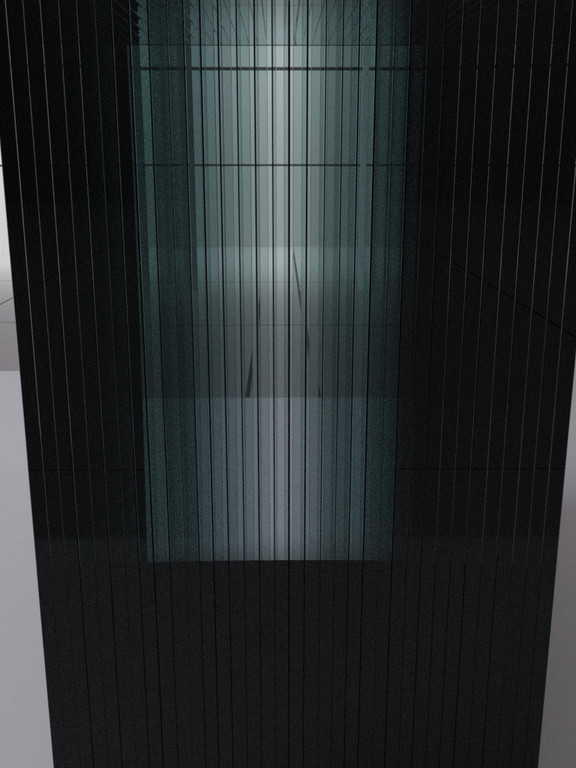
#> input picture train/001.jpg, 576 x 768 px; its folder holds only this picture in this run
$ python train_model.py   (older library calls are emulated)
#> lines starting #> are read from the running program, lines starting #| are printed output that depends on the picture
#> (reads labels.csv from the repository)
### scripts/utils.py
import os
import glob
import cv2
import numpy as np
import pandas as pd

VECTOR_SIZE = 1024

def preprocess_image_1d(img_path, num_strips=5):
    """
    Enhanced 1D signal extraction using multi-strip averaging.
    Instead of one strip, we average 5 strips across the image width.
    """
#> called with img_path = 'train/001.jpg', num_strips = 5
    img = cv2.imread(img_path, cv2.IMREAD_GRAYSCALE)
#> img: shape (768, 576); min 0, max 229, mean 42
    if img is None:
        return None

    # Apply vertical Sobel filter
    sobel = cv2.Sobel(img, cv2.CV_64F, 0, 1, ksize=3)
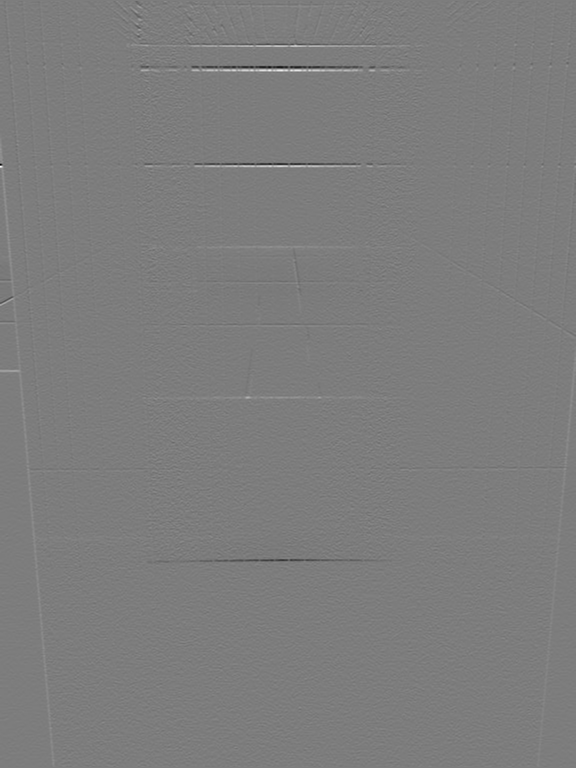
#> sobel: shape (768, 576) float64; min -486, max 504, mean 0; drawn with min black and max white
    sobel = np.abs(sobel)
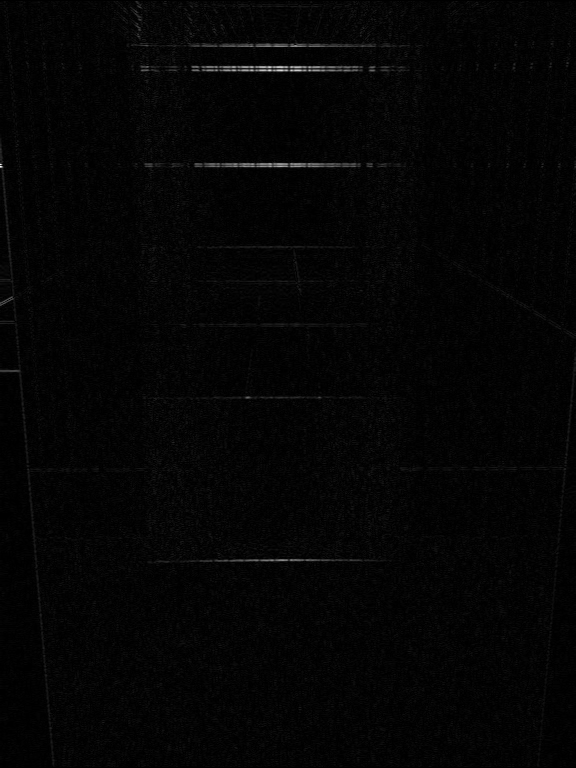
#> sobel: shape (768, 576) float64; min 0, max 504, mean 9.4; drawn with min black and max white
    sobel = np.uint8(255 * sobel / np.max(sobel))

    h, w = sobel.shape
#> h = 768; w = 576
    signals = []

    # Take multiple strips across the width to cancel out noise
    for i in range(1, num_strips + 1):
        center_w = (w * i) // (num_strips + 1)
        strip_w = w // 20 # Narrower strips
        strip = sobel[:, max(0, center_w - strip_w // 2) : min(w, center_w + strip_w // 2)]
        signals.append(np.mean(strip, axis=1))
#> this loop made 5 passes
#> pass 1, in preprocess_image_1d, `strip = sobel[:, max(0, center_w - strip_w // 2) : min(w, center_w + s..`:
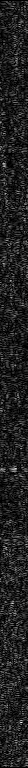
#> strip: shape (768, 28); min 0, max 28, mean 3.6; drawn with min black and max white
#> pass 2, in preprocess_image_1d, `strip = sobel[:, max(0, center_w - strip_w // 2) : min(w, center_w + s..`:
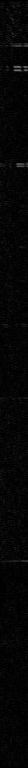
#> strip: shape (768, 28); min 0, max 114, mean 5.3
#> pass 3, in preprocess_image_1d, `strip = sobel[:, max(0, center_w - strip_w // 2) : min(w, center_w + s..`:
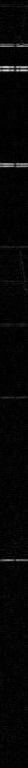
#> strip: shape (768, 28); min 0, max 222, mean 5.9
#> after the loop:
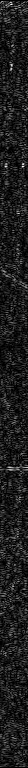
#> strip: shape (768, 28); min 0, max 29, mean 3.4; drawn with min black and max white
#> after the loop, signals = 5 items

    # Average the signals
    signal_1d = np.mean(signals, axis=0).astype(np.float32)
#> signal_1d = 768 values, max 55.46 at index 70, min 0 at index 0, mean 4.69

    # Reshape and resize
    signal_1d = signal_1d.reshape(-1, 1)
    signal_resized = cv2.resize(signal_1d, (1, VECTOR_SIZE), interpolation=cv2.INTER_LINEAR)
#> signal_resized = 1024 values, max 47.85 at index 89, min 0 at index 0, mean 4.68
    signal_resized = signal_resized.flatten()

    # Adaptive normalization (local contrast)
    signal_resized = (signal_resized - np.min(signal_resized)) / (np.max(signal_resized) - np.min(signal_resized) + 1e-8)
#> signal_resized = 1024 values, max 1 at index 89, min 0 at index 0, mean 0.0978
    mean, std = np.mean(signal_resized), np.std(signal_resized)
#> mean = 0.0978; std = 0.088
    if std > 0:
        signal_resized = (signal_resized - mean) / std
#> signal_resized = 1024 values, max 10.25 at index 89, min -1.11 at index 0, mean 2.24e-08

    return signal_resized

# [24 lines left out: function extract_signal, not called in this run]

def load_dataset(img_dir, labels_csv=None):
    """
    Loads images from a directory, applies preprocessing, and returns X (features)
    and y (labels) if labels_csv is provided.
    """
    # Ensure relative paths work regardless of where the script is called from
    try:
        script_dir = os.path.dirname(os.path.abspath(__file__))
        project_root = os.path.dirname(script_dir)
    except NameError:
        # Fallback for Jupyter Notebooks
        project_root = os.getcwd()

    if not os.path.isabs(img_dir):
        img_dir = os.path.join(project_root, img_dir)
    if labels_csv and not os.path.isabs(labels_csv):
        labels_csv = os.path.join(project_root, labels_csv)

    print(f"Loading images from {img_dir}...")
    img_paths = sorted(glob.glob(os.path.join(img_dir, '*.jpg')))

    X = []
    y = []

    labels_dict = None
    if labels_csv and os.path.exists(labels_csv):
        df = pd.read_csv(labels_csv)
        df['img_number'] = df['img_number'].astype(str).str.zfill(3)
        labels_dict = dict(zip(df['img_number'], df['num_sheets']))

    for path in img_paths:
        basename = os.path.basename(path)
        img_id = basename.split('.')[0]

        signal = preprocess_image_1d(path)
#> signal has the same summary as signal_resized in preprocess_image_1d
        if signal is not None:
            X.append(signal)
            if labels_dict:
                y.append(labels_dict.get(img_id, 0))

    X = np.array(X)
    X = np.expand_dims(X, axis=-1)
#> X has the same summary as signal_resized in preprocess_image_1d

    if labels_dict:
        return X, np.array(y), img_paths
    return X, None, img_paths

### scripts/train_model.py
import os
import matplotlib.pyplot as plt
from tensorflow.keras.models import Sequential
from tensorflow.keras.layers import Conv1D, MaxPooling1D, Flatten, Dense, Dropout
from tensorflow.keras.optimizers import Adam
from utils import load_dataset, VECTOR_SIZE

# Configuration
TRAIN_DIR = os.path.join('..', 'train')
LABELS_CSV = os.path.join('..', 'labels.csv')
MODEL_PATH = os.path.join('..', 'glass_counter_hybrid_finetuned.h5')

def build_model():
    model = Sequential([
        Conv1D(64, kernel_size=10, activation='relu', input_shape=(VECTOR_SIZE, 1)),
        MaxPooling1D(pool_size=4),
        Conv1D(128, kernel_size=5, activation='relu'),
        MaxPooling1D(pool_size=4),
        Flatten(),
        Dense(128, activation='relu'),
        Dropout(0.3),
        Dense(1)
    ])
    model.compile(optimizer=Adam(learning_rate=0.02), loss='mse', metrics=['accuracy'])
    return model

def main():
    X_train, y_train, _ = load_dataset(TRAIN_DIR, LABELS_CSV)
#> X_train has the same summary as signal_resized in preprocess_image_1d; y_train = [35]

    if len(X_train) == 0:
        print("Error: No training data found.")
        return

    print(f"Loaded {len(X_train)} samples. Building and training model...")
#> (printed output is left out)
    model = build_model()
    model.summary()

    history = model.fit(X_train, y_train, epochs=100, batch_size=8, validation_split=0.1, verbose=1)

    # Plot results
    plt.figure(figsize=(10, 5))
    plt.plot(history.history['mae'], label='Train MAE')
    plt.plot(history.history['val_mae'], label='Validation MAE')
    plt.title('Model MAE Progression')
    plt.xlabel('Epoch')
    plt.ylabel('MAE')
    plt.legend()
    plt.savefig(os.path.join('..', 'training_history.png'))
    print("Training plot saved to root directory.")

    model.save(MODEL_PATH)
    print(f"Model saved to {MODEL_PATH}")

if __name__ == "__main__":
    main()
#> (the call stopped at in build_model, `model = Sequential([ Conv1D(64, kernel_size=10, activation='relu', inp..`: tensorflow is not available in this run)
